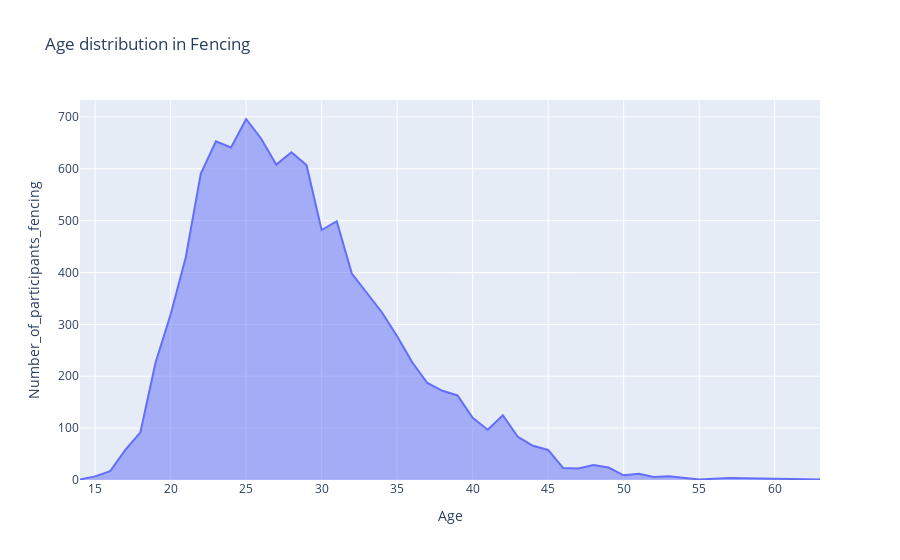

Notebook code cell kept with this figure:
### Code cell
px.area(agefencing, x= "Age", y="Number_of_participants_fencing", title= "Age distribution in Fencing")

### Figure 1 — Plotly figure (JSON) as saved in the notebook; plotly's stock layout.template omitted (floating-point values rounded to 4 significant figures)
{"data": [{"hovertemplate": "Age=%{x}<br>Number_of_participants_fencing=%{y}<extra></extra>", "legendgroup": "", "line": {"color": "#636efa"}, "marker": {"symbol": "circle"}, "mode": "lines", "name": "", "orientation": "v", "showlegend": false, "stackgroup": "1", "type": "scatter", "x": [14, 15, 16, 17, 18, 19, 20, 21, 22, 23, 24, 25, 26, 27, 28, 29, 30, 31, 32, 33, 34, 35, 36, 37, 38, 39, 40, 41, 42, 43, 44, 45, 46, 47, 48, 49, 50, 51, 52, 53, 54, 55, 57, 59, 61, 63], "xaxis": "x", "y": [1, 7, 17, 58, 92, 226, 319, 429, 591, 653, 641, 696, 658, 608, 632, 607, 482, 499, 398, 361, 323, 277, 227, 187, 172, 163, 120, 97, 125, 83, 66, 58, 23, 22, 29, 24, 9, 12, 6, 7, 4, 1, 4, 3, 2, 1], "yaxis": "y"}], "layout": {"legend": {"tracegroupgap": 0}, "title": {"text": "Age distribution in Fencing"}, "xaxis": {"anchor": "y", "domain": [0, 1], "title": {"text": "Age"}}, "yaxis": {"anchor": "x", "domain": [0, 1], "title": {"text": "Number_of_participants_fencing"}}}}
